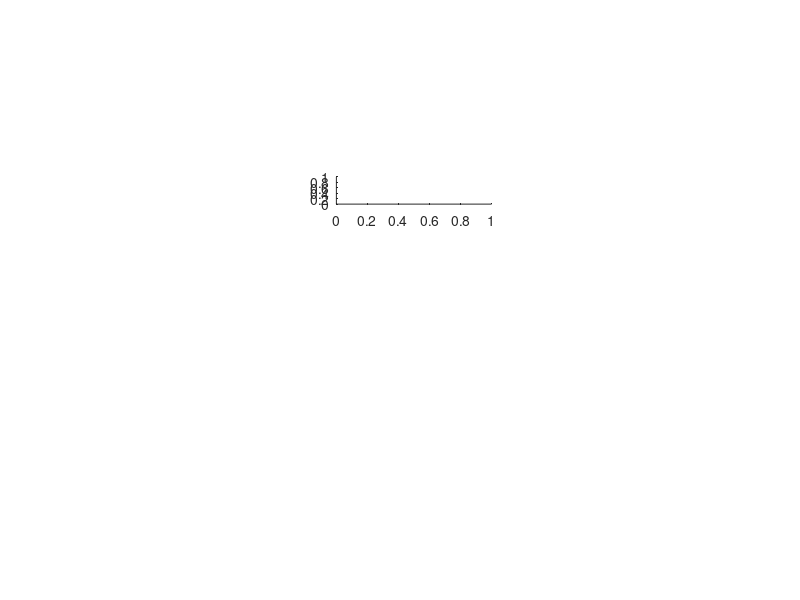

Recreate this plot in MATLAB. (Note: this script raises an error after producing the figure.)
%% Image names
imgnames = {'24063','25098','26031','27059','48055','54005','55067','55075'};
algorithms = {'k-means','hierarchical','watershed'};
k = 50;

%% Show results with given space and different methods
figure
for idx = 1:length(imgnames)
    for jdx = 1:length(algorithms)
        subplot(length(imgnames),length(algorithms),(length(imgnames)-1)*idx+jdx)
        seg = segmentByClustering(img,'rgb+xy',algorithms{jdx},k);
        image(seg), colormap colorcube
    end
end
